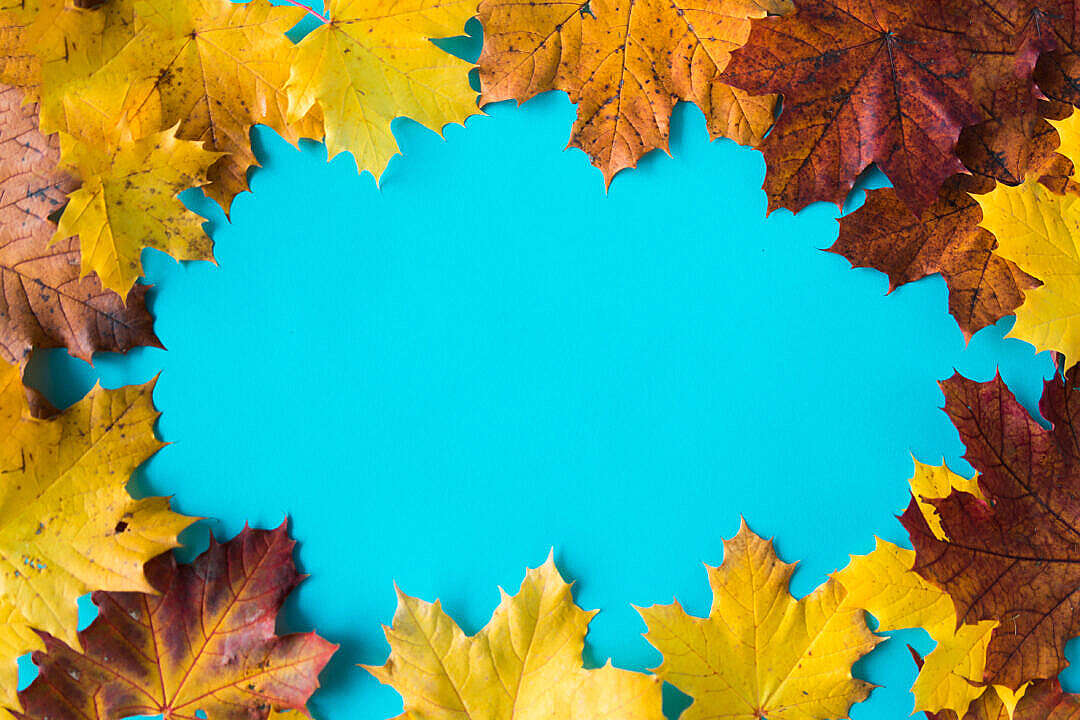
#> input picture leaves.jpg, 1080 x 720 px, found by its file name
$ python harris.py
#> lines starting #> are read from the running program, lines starting #| are printed output that depends on the picture; after the words box and inside, x2 and y2 are one past the last pixel; in counts of white or black regions, pixels touching at a corner belong together
import numpy as np
from scipy import signal as sig
from scipy import ndimage as ndi
from skimage.color import rgb2gray
from skimage.feature import corner_peaks
import matplotlib.pyplot as plt
from skimage.io import imread


def gradient(kernel, imgray):
    return sig.convolve2d(imgray, kernel, mode='same')


def compute_spatial_derivative(imgray, kernel_x, kernel_y):
    return gradient(kernel_x, imgray), gradient(kernel_y, imgray)


def structure_tensor_setup(Ix, Iy):
    return ndi.gaussian_filter(Ix ** 2, sigma=1), ndi.gaussian_filter(Iy * Ix, sigma=1), ndi.gaussian_filter(Iy ** 2,
                                                                                                             sigma=1)


def harris_response(I_xx, I_xy, I_yy):
    k = 0.05
    det = (I_xx * I_yy) - (I_xy ** 2)
    trace = I_xx + I_yy

    return det - k * trace


def main():
    path = 'D:/Unitn/Progetti/harris_corner_detection/leaves.jpg'
    kernel_y = np.array([[1, 2, 1], [0, 0, 0], [-1, -2, -1]])
    kernel_x = np.array([[-1, 0, 1], [-2, 0, 2], [-1, 0, 1]])
    image = imread(path)
#> image is the input picture: shape (720, 1080, 3); mean R, G, B 98, 160.1, 122.3
    print(image.shape)
#| (720, 1080, 3)

    grayscale = rgb2gray(image)
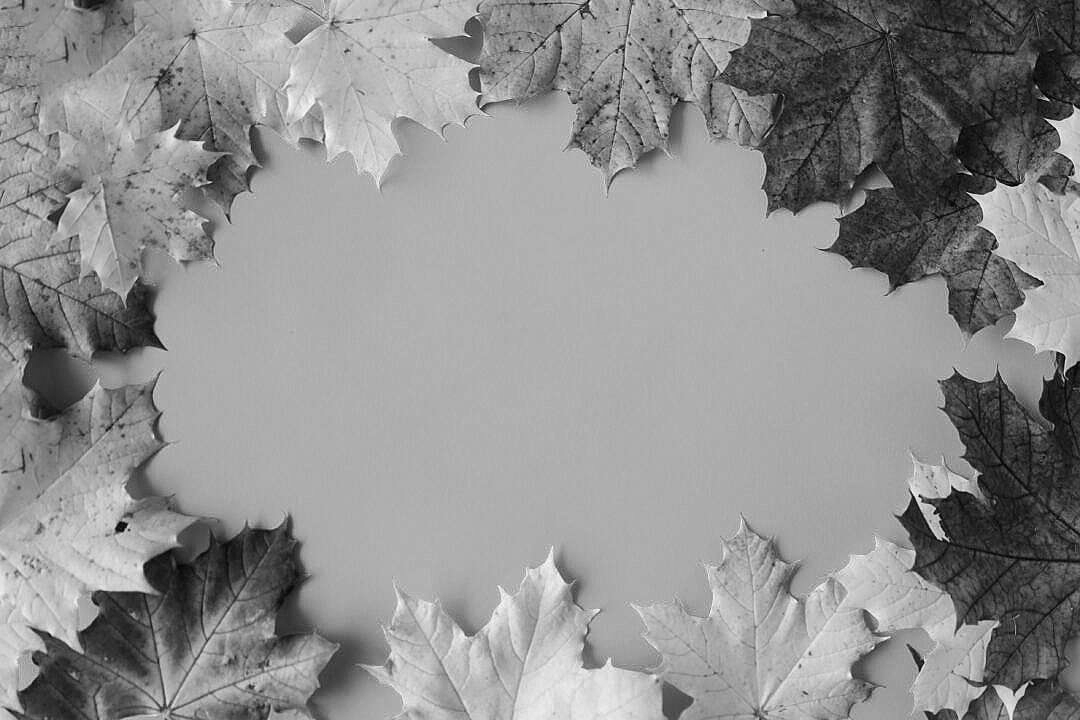
#> grayscale: shape (720, 1080) float64; min 0.00198, max 0.99, mean 0.566
    I_x, I_y = compute_spatial_derivative(grayscale, kernel_x, kernel_y)
#> in gradient (call 2), `return sig.convolve2d(imgray, kernel, mode='same')`:
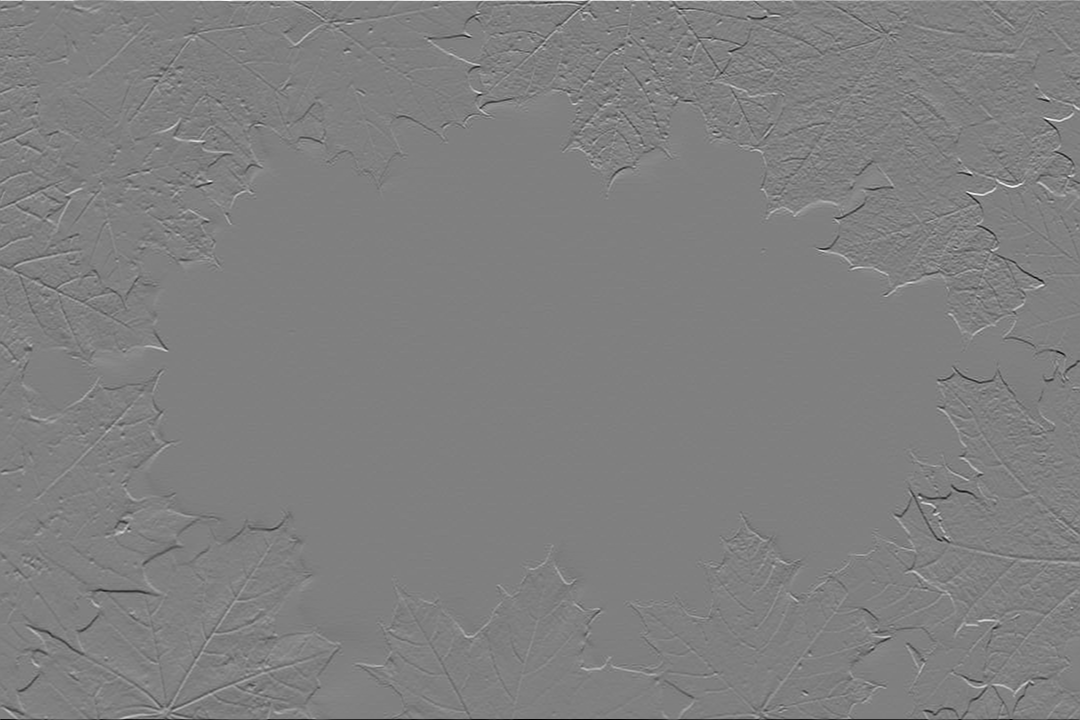
#> returned value: shape (720, 1080) float64; min -3.66, max 3.63, mean 0.00041; drawn with min black and max white
    Ixx, Ixy, Iyy = structure_tensor_setup(I_x, I_y)
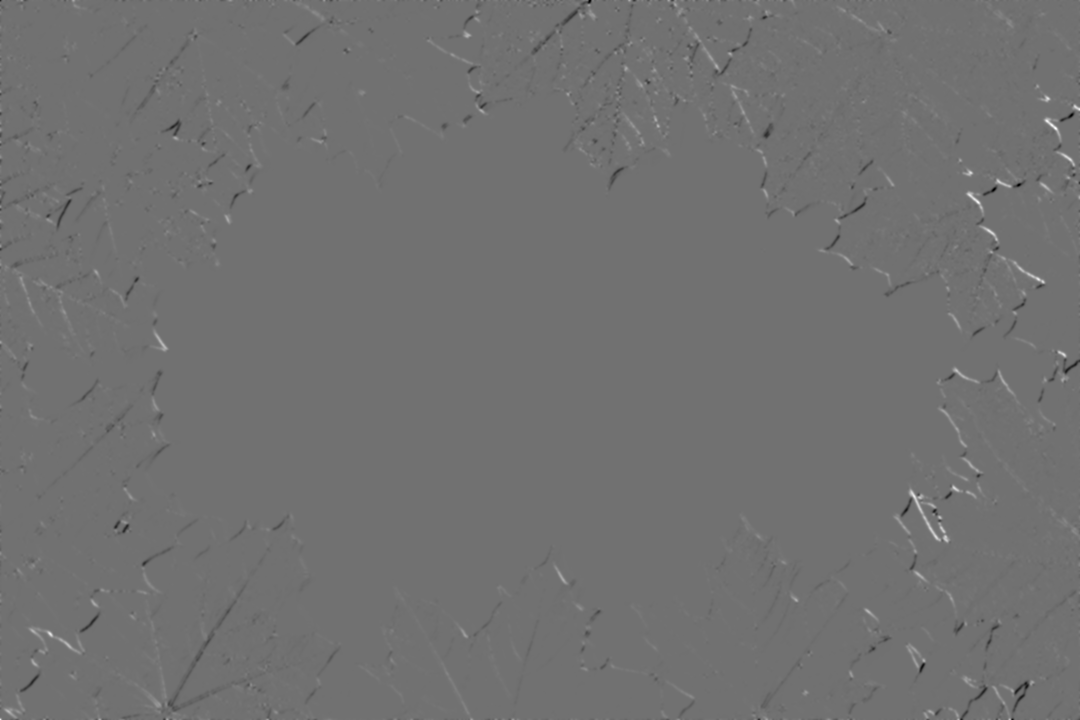
#> Ixy: shape (720, 1080) float64; min -2.17, max 2.71, mean 0.00105; drawn with min black and max white
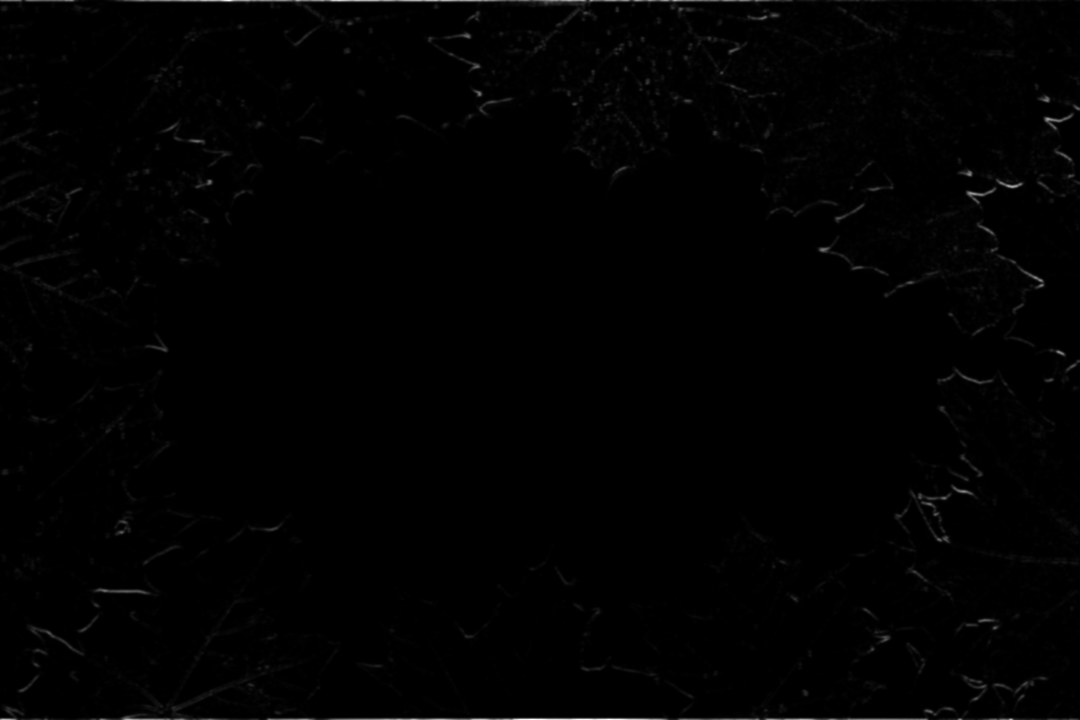
#> Iyy: shape (720, 1080) float64; min 0, max 8.53, mean 0.0627; drawn with min black and max white
    response = harris_response(Ixx, Ixy, Iyy)
    img_copy = np.copy(image)
    for row_index, res in enumerate(response):
        for col_index, r in enumerate(res):

            if r > 0:
                img_copy[row_index, col_index] = [1, 0, 0]
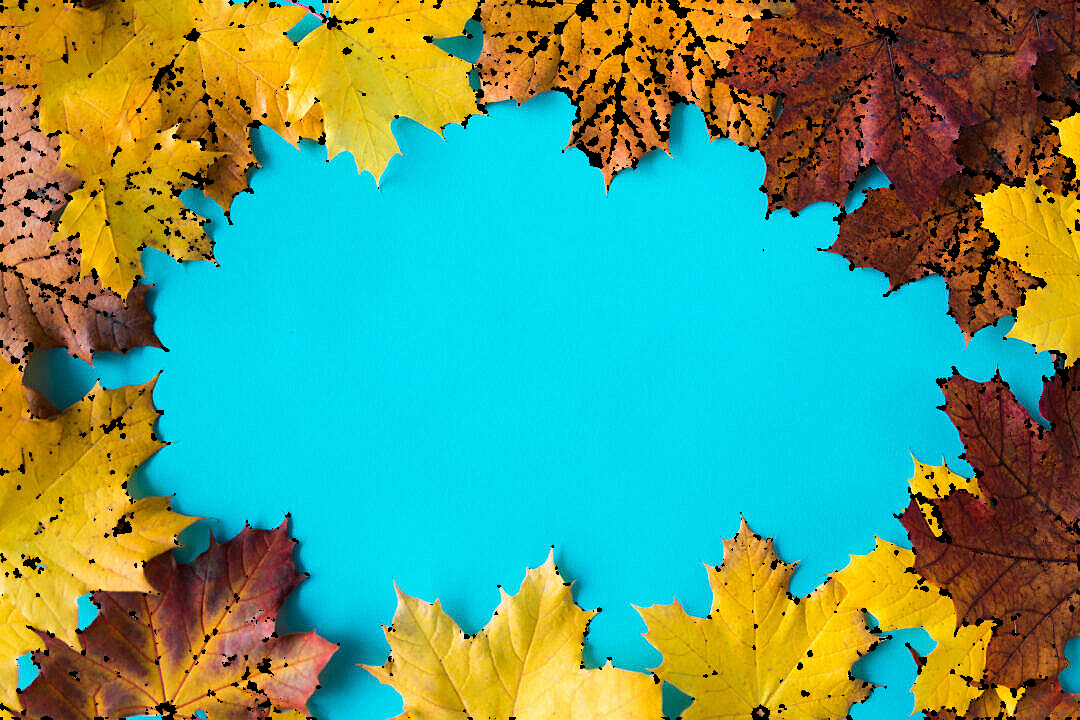
#> img_copy: shape (720, 1080, 3); 4.45% of pixels changed, all inside (x1, y1, x2, y2) = (0, 0, 1080, 720)

    corners = corner_peaks(img_copy)
#> corners = 426 rows, first 8: [5, 306, 1], [13, 319, 1], [35, 466, 1], [37, 306, 1], [72, 291, 1], [95, 288, 1], [103, 312, 1], [104, 290, 1]
    fig, ax = plt.subplots()
    ax.imshow(image, interpolation='nearest', cmap=plt.cm.gray)
    ax.plot(corners[:, 1], corners[:, 0], '.r', markersize=3)
    plt.show()
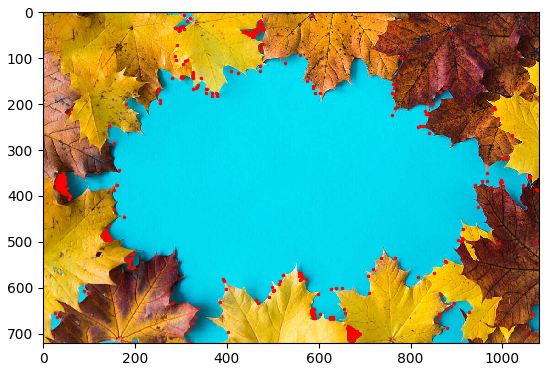
#> figure drawn by matplotlib, 1 panel


main()
